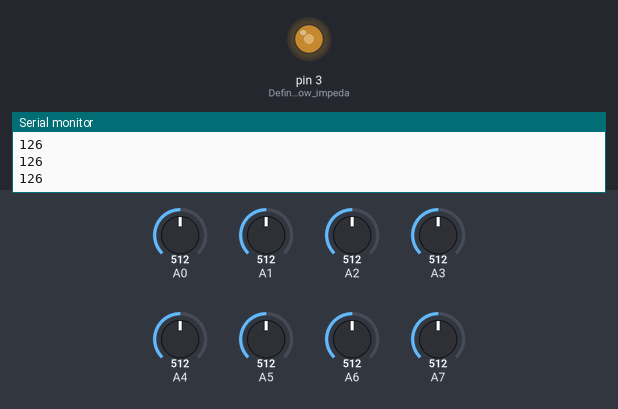
This sketch was run on a simulated Arduino Nano, built with avr-gcc and run on an emulated ATmega328P. Shown: output pins drawn as LEDs (lit = HIGH), the last lines printed to the serial monitor. The test bench sets the inputs (shaded band); at power-on: A0 = 512, A1 = 512, A2 = 512, A3 = 512, A7 = 512, A4 = 512, A5 = 512, A6 = 512.

Above: at 1.2 s.
1.3 s: A0 set to 716
At 1.6 s:
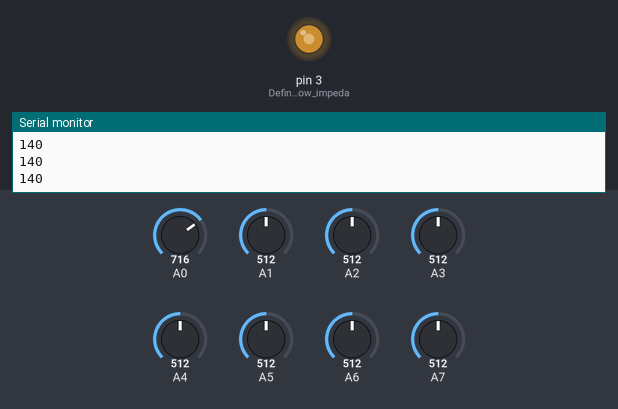
2.8 s: A1 set to 716
At 4.0 s:
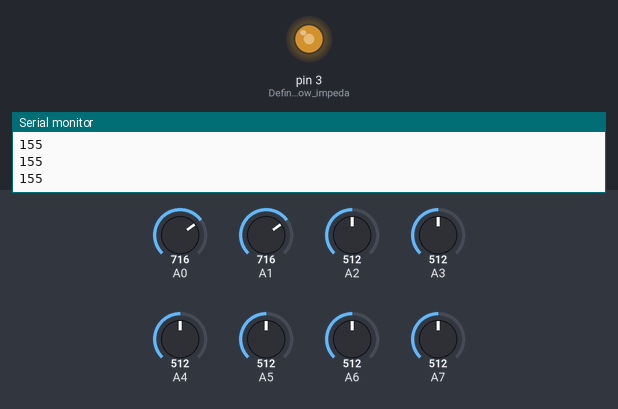
4.3 s: A2 set to 716
At 5.0 s:
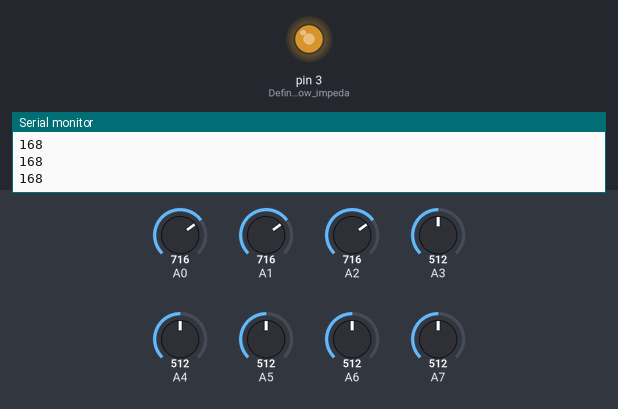
5.8 s: A3 set to 716
At 6.1 s:
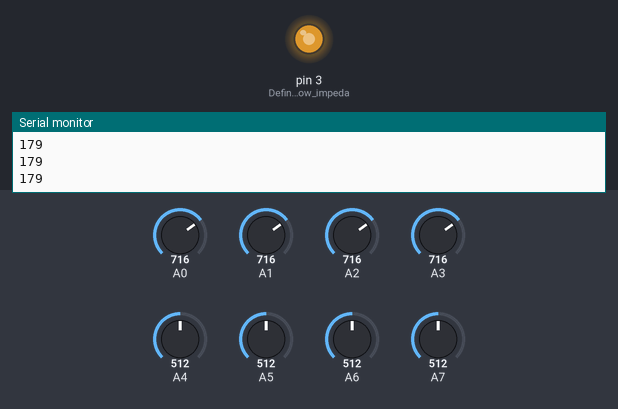
7.3 s: A7 set to 30
At 8.5 s:
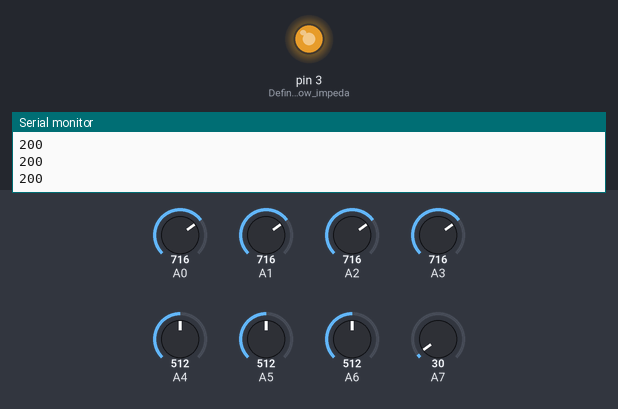
8.8 s: A4 set to 716
At 9.6 s:
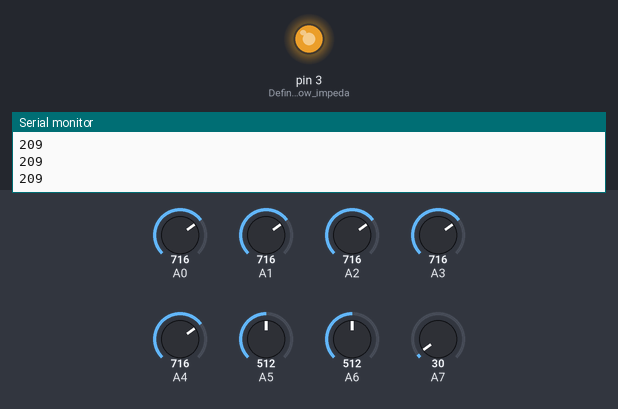
Timing chart, 0 to 11.3 s (numbered marks = the images above; inputs shaded):
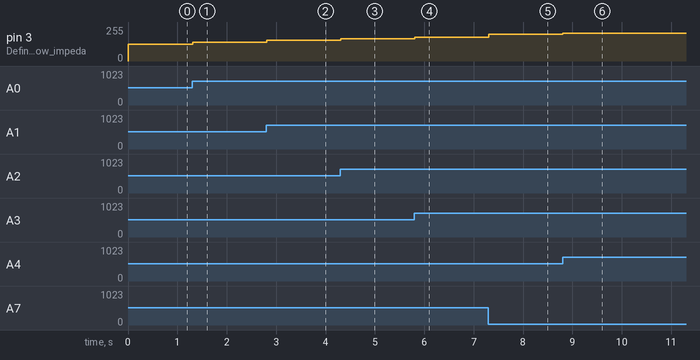

Measured:
- after the input at 1.3 s, pin 3 (Define_Pin3_as_low_impeda): 126/255 → 140/255 at once
- after the input at 2.8 s, pin 3 (Define_Pin3_as_low_impeda): 140/255 → 155/255 at once
- after the input at 4.3 s, pin 3 (Define_Pin3_as_low_impeda): 155/255 → 168/255 at once
- after the input at 5.8 s, pin 3 (Define_Pin3_as_low_impeda): 168/255 → 179/255 at once
- after the input at 7.3 s, pin 3 (Define_Pin3_as_low_impeda): 179/255 → 200/255 at once
- after the input at 8.8 s, pin 3 (Define_Pin3_as_low_impeda): 200/255 → 209/255 at once

The sketch:

masonLine.ino
```cpp
uint16_t sensor[8];  //Array for Sensor Values
uint32_t sumValues = 0;  //Sum of the Sensor Values
uint8_t color = 0;  //Will be used as a Color flag for black or white lines. Not Implemented
uint32_t valueOut = 0;  //Output value for Analog Output

// Storage for the vex communications data

void setup()
{
Serial.begin(9600);  //Initialize the Serial Output
pinMode(3, OUTPUT);  //Define Pin3 as low impedance suitable for analog Output
TCCR2A = 0b10100011;  //Setup Fast PWM on timer 2 to run at 56KHz
TCCR2B = 0b00000001;
OCR2B = 128;          //Set Pin3 to run at 50% duty cycle since 8bit.
}

void loop()
{
sensor[0] = analogRead(A0);  //Read in analog Values
sensor[1] = analogRead(A1);
sensor[2] = analogRead(A2);
sensor[3] = analogRead(A3);
sensor[4] = analogRead(A4);
sensor[5] = analogRead(A5);
sensor[6] = analogRead(A6);
sensor[7] = analogRead(A7);

//INVERTED SENSORS flipped from x,y y,x
for(int i = 0; i < 8; i++) {
sensor[i] = map(constrain(sensor[i],40, 750), 40, 750, 255, 0);      // input, output. CRUDE calibration mechanism.
}

//clearing the values
valueOut = 0;
sumValues = 0;


//telling me where the location it is at
for(int i = 0; i < 8; i++) //Loop through each of the Sensors
{
 valueOut += sensor[i]*36*(i);  //Weight the Sensor Values *
 sumValues += sensor[i];         //Calculate the Sum of the Sensor Values
 // valueOut -= 400;
}

//if all of them dont see a line then we throw it away
/*
if(sumValues <= 80)  //This is the cut to throw away data if no line is detected.
{
	valueOut = 0;
}*/

valueOut /= sumValues;  //Calculate the weighted average
valueOut = constrain(valueOut, 0,255);
Serial.println(valueOut);  //For debugging

/*for(int i=0; i<8; i++)
{
  Serial.print(sensor[i]);
  Serial.print('\t');
}
Serial.print('\n');
*/

OCR2B = valueOut;
delayMicroseconds(100); //100     //Wait a bit so things can settle

}
```
